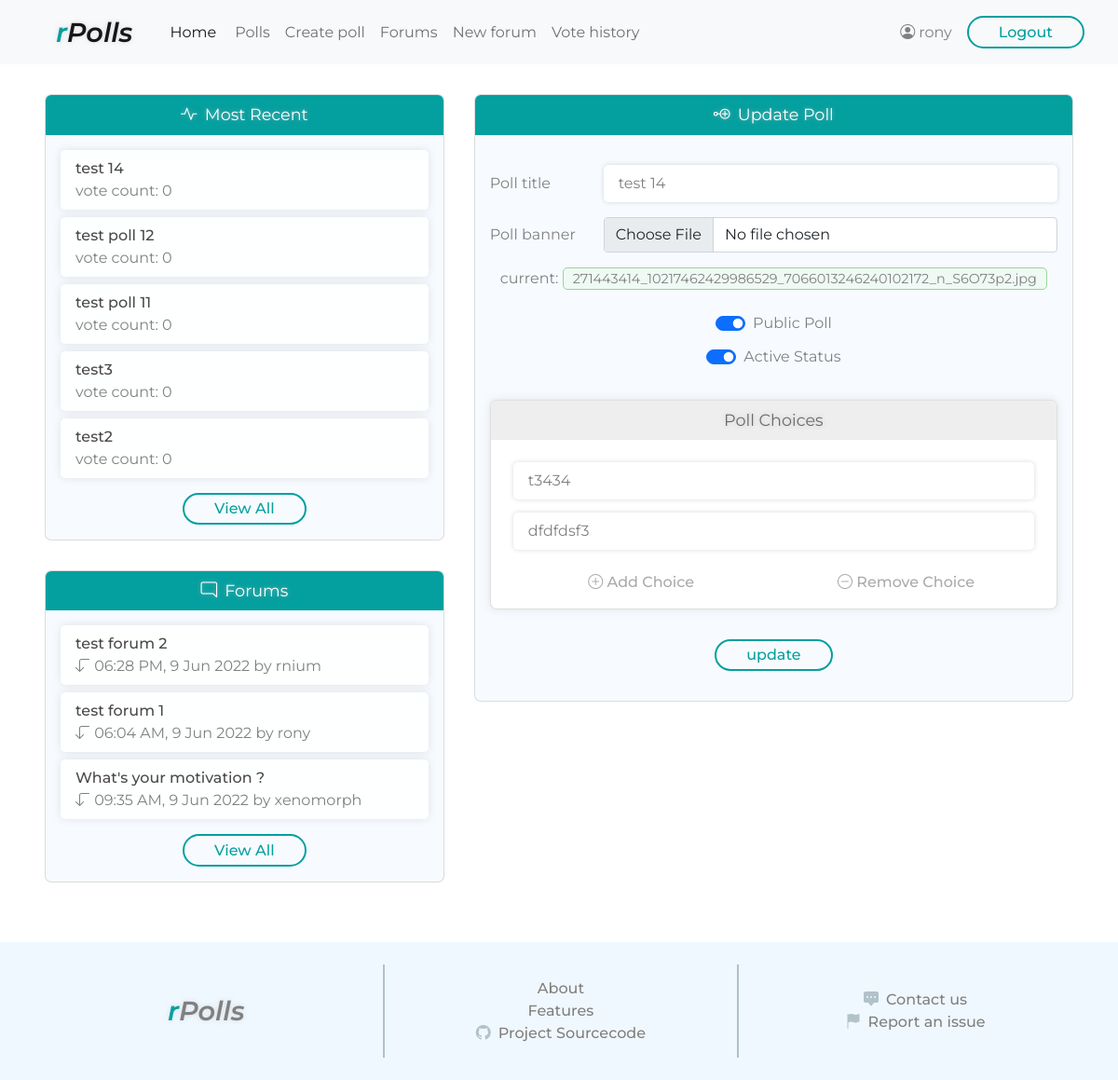
Page /polls/15/update (signed in) on the earlier database version.
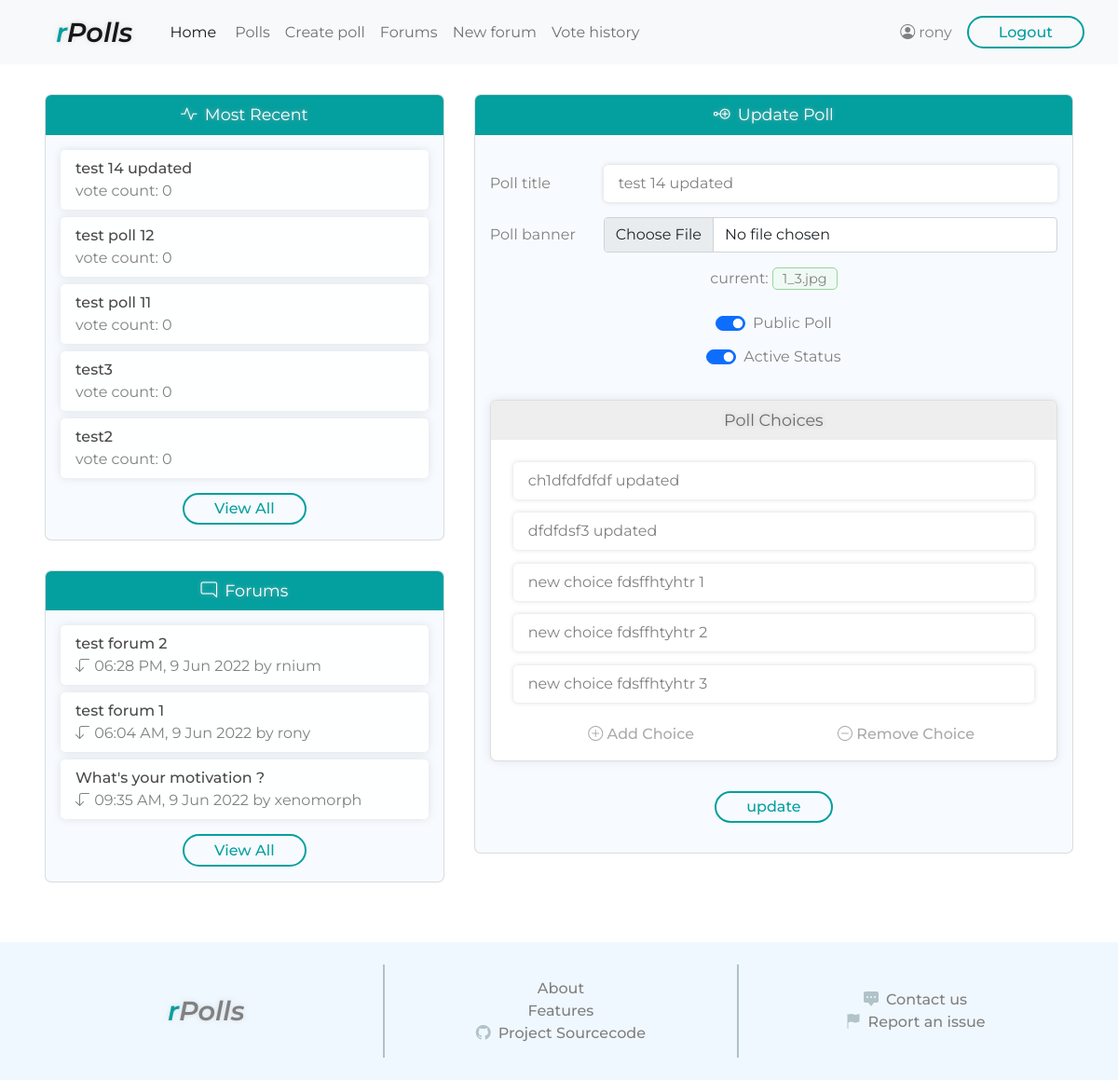
Same page on the later database version.
### polls/models.py (models this page shows, shortened)
class Poll(models.Model):
    title = models.CharField(max_length=250)
    banner = models.ImageField(upload_to='polls/images/', default='polls/images/default.jpg')
    author = models.ForeignKey(User, on_delete=models.CASCADE, related_name='poll')
    public = models.BooleanField(default=True)
    active = models.BooleanField(default=True)
    visible = models.BooleanField(default=True)
    added = models.DateTimeField(auto_now_add=True)
    views = models.IntegerField(default=0)

class Choice(models.Model):
    choicetext = models.CharField(max_length=100)
    poll = models.ForeignKey(Poll, on_delete=models.CASCADE, related_name='choice')

### forums/models.py (models this page shows, shortened)
class ForumTopic(models.Model):
    title = models.CharField(max_length=250)
    author = models.ForeignKey(User, on_delete=models.CASCADE, related_name='forum')
    active = models.BooleanField(default=True)
    locked = models.BooleanField(default=False)
    added = models.DateTimeField(auto_now_add=True)
    views = models.IntegerField(default=0)

class Post(models.Model):
    post_text = models.TextField()
    forum = models.ForeignKey(ForumTopic, on_delete=models.CASCADE, related_name='forumpost')
    post_author = models.ForeignKey(User, on_delete=models.CASCADE, related_name='userpost')
    added = models.DateTimeField(auto_now_add=True)
    updated = models.DateTimeField(auto_now=True)

### polls/views.py (the view, shortened to what this page needs)
# urls.py: path('<int:pk>/update', views.update_poll , name='update_poll'),
@login_required
def update_poll(request, pk):
    if request.method == 'GET':
        try:
            poll = Poll.objects.get(pk=pk)
        except Poll.DoesNotExist:
            return renderError(request, "Poll Not Found")
        if poll.author != request.user or not request.user.is_staff:
            return renderError(request,'Access Denied')
        choices_raw = poll.choice.all()
        update_poll_context = dict()
        update_poll_context['username'] = request.user.username
        update_poll_context['recentpolls'] = get_polls_panel_context(request)
        update_poll_context['forums'] = get_forum_panel_context(request)
        update_poll_context['poll_id'] = poll.id
        update_poll_context['poll_title'] = poll.title
        update_poll_context['poll_is_public'] = poll.public
        update_poll_context['poll_is_active'] = poll.active
        update_poll_context['poll_banner_filename'] = os.path.basename(poll.banner.name)
        update_poll_context['poll_banner_url'] = poll.banner.url
        choices_list = []
        for choice in choices_raw:
            unit_context = dict()
            unit_context['choice_id'] = choice.id
            unit_context['choice_text'] = choice.choicetext
            choices_list.append(unit_context)
        update_poll_context['choices'] = choices_list
        return render(request, 'polls/poll_update.html', context=update_poll_context)

### polls/views.py (called while the page is built)
def get_forum_panel_context(request):
    recentforums = ForumTopic.objects.filter(active=True).order_by('-added')[:5]
    recentforums_context = []
    for forum in recentforums:
        forum_id = forum.id
        forum_title = forum.title
        lastPost = forum.forumpost.latest('added')
        last_post_time = lastPost.added
        last_post_user = lastPost.post_author
        unit_context = {'forum_id': forum_id, 'forum_title': forum_title, 'last_post_time': last_post_time, 'last_post_user': last_post_user}
        recentforums_context.append(unit_context)
    return recentforums_context

### polls/templates/polls/poll_update.html (shortened to what this page needs)
<!DOCTYPE html>
<html lang="en">
<head>
    <link href="https://cdn.jsdelivr.net/npm/bootstrap@5.1.3/dist/css/bootstrap.min.css" rel="stylesheet">
    {% load static %}
    <link rel="stylesheet" href="{% static 'style.css' %}">
</head>
<body>
    <header>
        <nav class="navbar navbar-expand-md navbar-light bg-light">
            <div class="container-fluid">
              <a class="navbar-brand ms-5 pe-3" href="{% url 'homepage' %}"><span class="r">r</span>Polls</a>
              <div class="collapse navbar-collapse" id="navbarSupportedContent">
                <ul class="navbar-nav me-auto mb-2 mb-lg-0">
                  <li class="nav-item me-1">
                    <a class="nav-link active" aria-current="page" href="{% url 'homepage' %}">Home</a>
                  </li>
                  <li class="nav-item">
                    <a class="nav-link" href="{% url 'polls:browse' %}">Polls</a>
                  </li>
                  <li class="nav-item">
                    <a class="nav-link" href="{% url 'polls:create_poll' %}">Create poll</a>
                  </li>
                  <li class="nav-item">
                    <a class="nav-link" href="{% url 'forums:forum_all' %}">Forums</a>
                  </li>
                  <li class="nav-item">
                    <a class="nav-link" href="{% url 'forums:forum_create' %}">New forum</a>
                  </li>
                  <li class="nav-item">
                    <a class="nav-link" href="{% url 'polls:votes_history' %}">Vote history</a>
                  </li>
                </ul>
                <div class="account d-flex me-4">
                    <div class="profile d-flex my-auto me-3">
                        <i class="bi bi-person-circle"></i>
                        <span class="username-viewonly ms-1">{{ username }}</span>
                    </div>
                    <form action="{% url 'logout' %}" method="POST"> {% csrf_token %}
                        <input type="submit" class="btn-1" value="Logout">
                    </form>
                </div>
              </div>
            </div>
          </nav>
    </header>
    <div class="main-container">
        <div class="left-col">
            <div class="recent-polls card">
                <div class="heading">
                    <span class="icon me-1"><i class="bi bi-activity"></i></span>
                    <span class="title">Most Recent</span>
                </div>
                <div class="content">
                    {% for poll in recentpolls %}
                    <div class="poll-item">
                        <a class="poll-title" href="{% url 'polls:polldetails' poll.poll_id %}">{{ poll.poll_title }}</a>
                        <div class="count">
                            <span class="label">vote count:&nbsp;</span><span class="value">{{ poll.vote_count }}</span>
                        </div>
                    </div>
                    {% endfor %}
                    <a href="{% url 'polls:browse' %}" class="btn-1 link-btn">View All</a>
                </div>
            </div>
            <div class="community-forum card">
                <div class="heading">
                    <span class="icon me-1"><i class="bi bi-chat-right"></i></span>
                    <span class="title">Forums</span>
                </div>
                <div class="content">
                    {% for forum in forums %}
                    <div class="forum-post">
                        <a class="post-title" href="{% url 'forums:forum_detail' forum.forum_id %}">{{ forum.forum_title }}</a>
                        <div class="last-post">
                            <span class="label"><i class="bi bi-arrow-90deg-down"></i></span>
                            <span class="date">{{ forum.last_post_time|date:"h:i A, j M o" }}</span>
                            <span class="user">by {{ forum.last_post_user }}</span>
                        </div>
                    </div>
                    {% endfor %}
                    <a href="{% url 'forums:forum_all' %}" class="btn-1 link-btn">View All</a>
                </div>
            </div>
        </div>
        <div class="right-col">
            <div class="createpoll card">
                <div class="heading">
                    <span class="icon me-1"><i class="bi bi-node-plus"></i></span>
                    <span class="title">Update Poll</span>
                </div>
                <div class="wrapper">
                    <form action="{% url 'polls:update_poll' poll_id %}" method="POST" enctype="multipart/form-data"> {% csrf_token %}
                        <div class="basic-info">
                            <div class="title">
                                <label for="poll-title">Poll title</label>
                                <input type="text" class="textinput" id="poll-title" name="poll-title" placeholder="Enter poll title" value="{{ poll_title }}" required="">
                            </div>
                            <div class="banner">
                                <label for="poll-banner">Poll banner</label>
                                <input type="file" class="form-control" id="poll-banner" name="poll-banner">
                            </div>
                            <div class="current_banner">current: <a href="{{ poll_banner_url }}" target="_blank">{{ poll_banner_filename }}</a></div>
                            <div class="visibility">
                                <div class="form-check form-switch">
                                    <input class="form-check-input" type="checkbox" id="flexSwitchCheckChecked" name="visibility" value="public" {% if poll_is_public %}checked{% endif %}>
                                    <label class="form-check-label" for="flexSwitchCheckChecked">Public Poll</label>
                                </div>
                            </div>
                            <div class="active_status">
                                <div class="form-check form-switch">
                                    <input class="form-check-input" type="checkbox" id="flexSwitch2" name="active_status" value="active" {% if poll_is_active %}checked{% endif %}>
                                    <label class="form-check-label" for="flexSwitch2">Active Status</label>
                                </div>
                            </div>
                        </div>
                        <div class="choices-wrapper card">
                            <div class="heading">
                                <span class="title">Poll Choices</span>
                            </div>
                            <div id="choices">
                                {% for choice in choices %}
                                <input type="text" class="textinput choiceinput" placeholder="choice text" name="{{ choice.choice_id }}" value="{{ choice.choice_text }}" required="">
                                {% endfor %}
                            </div>
                            <div class="actions">
                                <div class="btn-container">
                                    <a class="form-btn" id="add-choice">
                                        <i class="bi bi-plus-circle"></i>
                                        <span>Add Choice</span>
                                    </a>
                                </div>
                                <div class="btn-container">
                                    <a class="form-btn" id="remove-choice">
                                        <i class="bi bi-dash-circle"></i>
                                        <span>Remove Choice</span>
                                    </a>
                                </div>
                            </div>
                        </div>
                        <div class="submit-form">
                            <input type="submit" class="btn-1" value="update">
                        </div>
                    </form>
                </div>
            </div>
        </div>
    </div>
    <footer>
        <div class="upper">
            <div class="col-1">
                <div class="site-name">
                    <span class="r">r</span>Polls</a>
                </div>
            </div>
            <div class="vl"></div>
            <div class="col-2">
                <a href="#">About</a>
                <a href="#">Features</a>
                <a href="#"><i class="bi bi-github"></i>Project Sourcecode</a>
            </div>
            <div class="vl"></div>
            <div class="col-3">
                <a href="#"><i class="bi bi-chat-square-dots-fill"></i>Contact us</a>
                <a href="#"><i class="bi bi-flag-fill"></i>Report an issue</a>
            </div>
        </div>
    </footer>
</body>
</html>

Differences in the rows shown:
changed Poll: poll-title "test 14" → "test 14 updated"
changed Choice: choice_text "t3434" → "ch1dfdfdfdf updated"
changed Choice: choice_text "dfdfdsf3" → "dfdfdsf3 updated"
added Choice: choice_text "new choice fdsffhtyhtr 1"
added Choice: choice_text "new choice fdsffhtyhtr 2"
added Choice: choice_text "new choice fdsffhtyhtr 3"
Other differences:
{{ poll_banner_filename }}: "271443414_10217462429986529_7066013246240102172_n_S6O73p2.jpg" → "1_3.jpg"
new list line: "test 14 updated"
new list line: "vote count: 0"
list line gone: "test 14"
list line gone: "vote count: 0"
